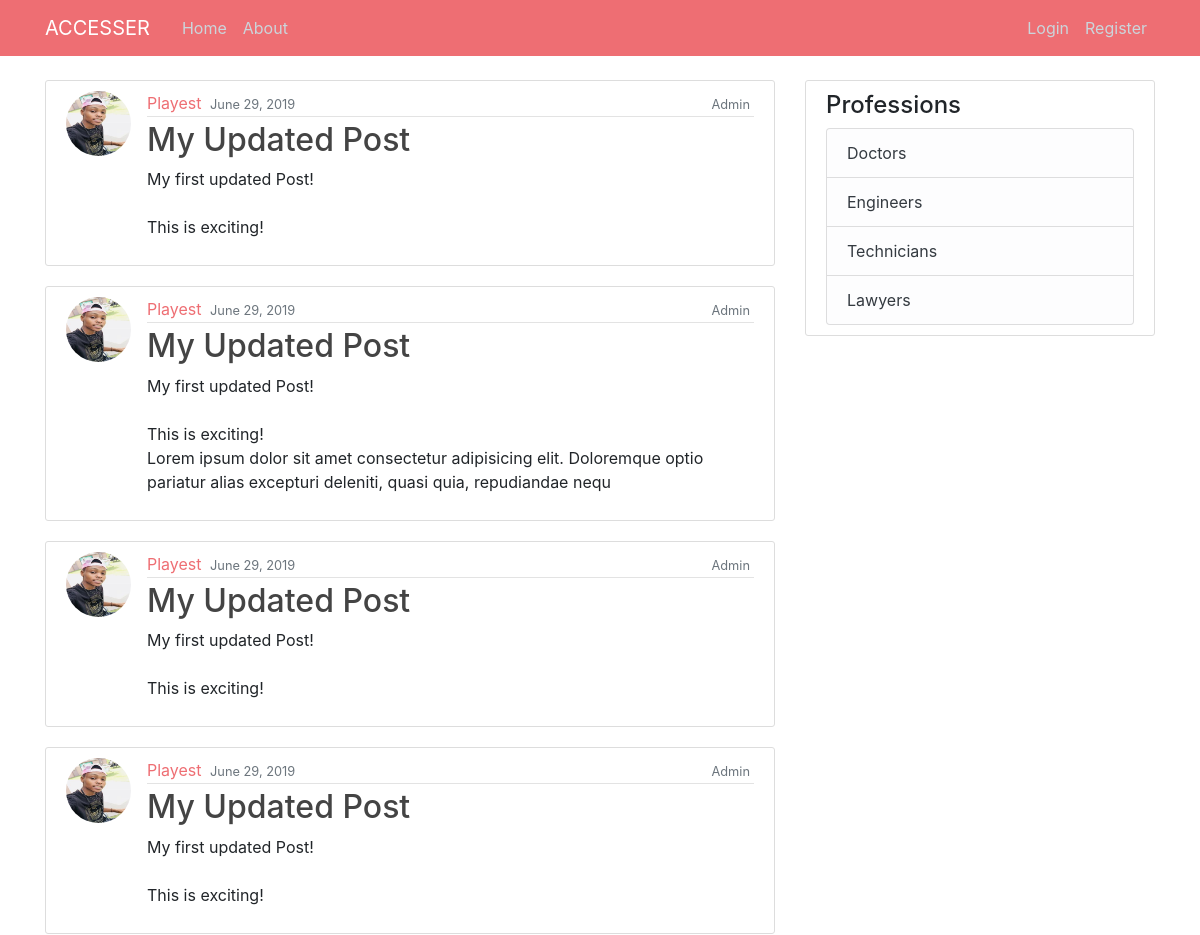
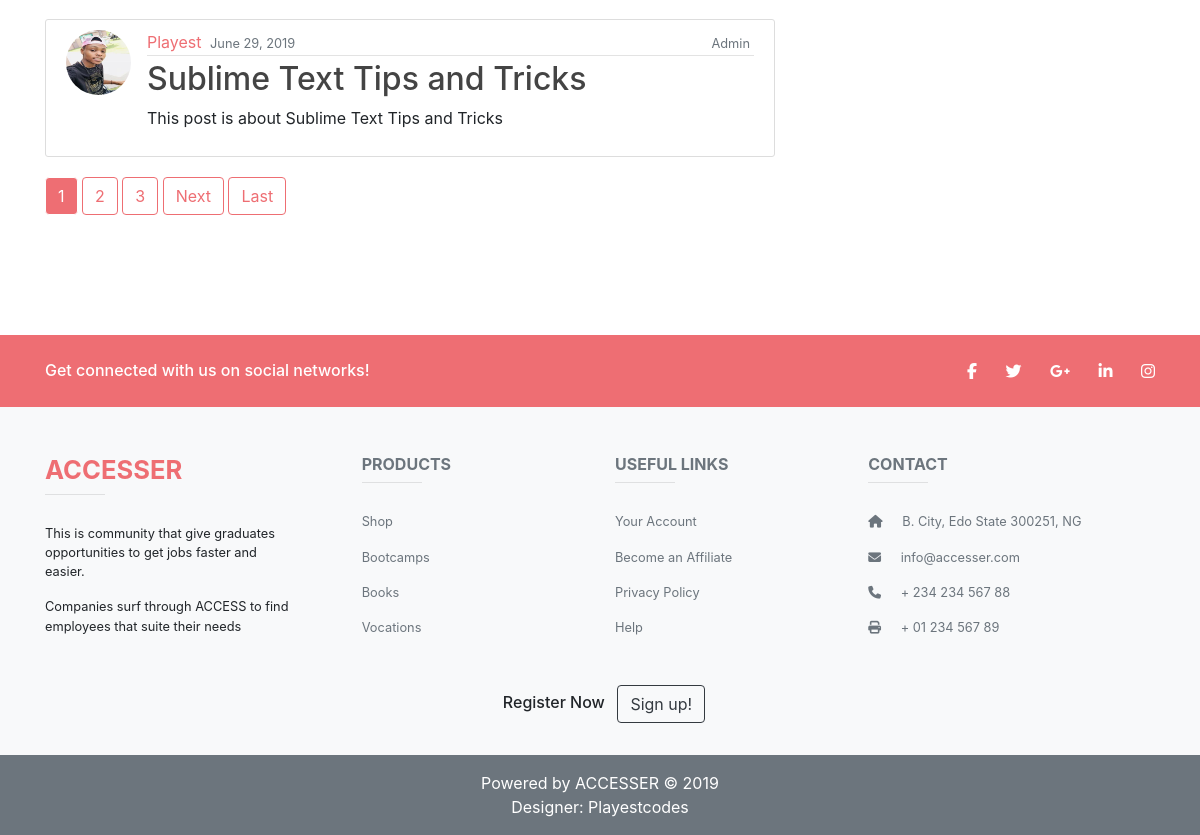
The page / on the database its author committed (2 pictures, top to bottom).
### blog/models.py (models this page shows, shortened)
class Post(models.Model):
 title = models.CharField(max_length=100)
 content = models.TextField()
 date_posted = models.DateTimeField(default=timezone.now)
 author = models.ForeignKey(User, on_delete=models.CASCADE, related_name="posts")

### users/models.py (models this page shows, shortened)
class Profile(models.Model):
    user = models.OneToOneField(User, on_delete=models.CASCADE, related_name = "profile", null=True, blank=True)
    first_name = models.CharField(max_length=50)
    last_name = models.CharField(max_length=50)
    age = models.PositiveIntegerField()
    university = models.CharField(max_length=100)
    course = models.CharField(max_length=100)
    city = models.CharField(max_length=50)
    state = models.CharField(max_length=50)
    country = models.CharField(max_length=50)
    phone_number = models.PositiveIntegerField()
    image = models.ImageField(default='default.jpg', upload_to='profile_pics')
    profession = models.ForeignKey(Profession, on_delete=models.CASCADE, related_name="profiles", null=True, blank=True)

class Profession(models.Model):
    name = models.CharField(max_length=30)
    class Meta:
        verbose_name = "Profession"
        verbose_name_plural = "Professions"
    def __str__(self):
        return self.name

### blog/views.py (the view)
# urls.py: path('', PostListView.as_view(), name='blog-home'),
class PostListView(ListView):
    model = Post
    template_name = 'blog/home.html'
    context_object_name = 'posts'
    ordering = ['-date_posted']
    paginate_by = 5
    def get_queryset(self):
        return super().get_queryset().filter(author__is_superuser = True)
    def get_context_data(self, **kwargs):
        context = super().get_context_data(**kwargs)
        context["professions"] = Profession.objects.all()
        return context

### blog/templates/blog/home.html (shortened to what this page needs)
{% extends "blog/base.html" %}
{% block content %}
    {% for post in posts %}
        <article class="media content-section">
          <img class="rounded-circle article-img" src="{{ post.author.profile.image.url }}">
          <div class="media-body">
            <div class="article-metadata">
              <a class="mr-1" href="{% url 'user-details' post.author.id %}" style="color: #ee6e73">
              {{ post.author }}</a>
              <small class="text-muted">{{ post.date_posted|date:"F d, Y" }}</small>
              <span class="text-muted mr-1 float-right">{% if post.author.is_superuser %}<small> Admin </small>{% endif %}</span>
            </div>
            <h2><a class="article-title" href="{% url 'post-detail' post.id %}">{{ post.title }}</a></h2>
            <p class="article-content">{{ post.content }}</p>
          </div>
        </article>
    {% endfor %}
    {% if is_paginated %}
      {% for num in page_obj.paginator.page_range %}
        {% if page_obj.number == num %}
          <a class="btn btn-info mb-4" href="?page={{ num }}">{{ num }}</a>
        {% elif num > page_obj.number|add:'-3' and num < page_obj.number|add:'3' %}
          <a class="btn btn-outline-info mb-4" href="?page={{ num }}">{{ num }}</a>
        {% endif %}
      {% endfor %}
      {% if page_obj.has_next %}
        <a class="btn btn-outline-info mb-4" href="?page={{ page_obj.next_page_number }}">Next</a>
        <a class="btn btn-outline-info mb-4" href="?page={{ page_obj.paginator.num_pages }}">Last</a>
      {% endif %}
    {% endif %}
{% endblock content %}

### blog/templates/blog/base.html (shortened to what this page needs)
{% load static %}
<!DOCTYPE html>
<html lang="en">
<head>
    <link rel="stylesheet" href="https://stackpath.bootstrapcdn.com/bootstrap/4.3.1/css/bootstrap.min.css"
>
    <link rel="stylesheet" type="text/css" href="{% static 'blog/main.css' %}">
</head>
<body style="display: flex; min-height: 100vh; flex-direction: column">
    <header class="site-header">
        <nav style="background-color: #ee6e73" class="navbar navbar-expand-md navbar-dark bg-steel fixed-top">
            <div class="container">
                <a class="navbar-brand mr-4" href="{% url 'blog-home' %}">ACCESSER</a>
                <div class="collapse navbar-collapse" id="navbarToggle">
                    <div class="navbar-nav mr-auto">
                        <a class="nav-item nav-link" href="{% url 'blog-home' %}">Home</a>
                        <a class="nav-item nav-link" href="{% url 'blog-about' %}">About</a>
                    </div>
                    <div class="navbar-nav">
                        {% if user.is_authenticated %}
                        <a class="nav-item nav-link" href="{% url 'user-details' request.user.id %}">Profile</a>
                        <a class="nav-item nav-link" href="{% url 'post-create' %}">New Post</a>
                        <a class="nav-item nav-link" href="{% url 'logout' %}">Logout</a>
                        {% else %}
                        <a class="nav-item nav-link" href="{% url 'login' %}">Login</a>
                        <a class="nav-item nav-link" href="{% url 'register' %}">Register</a>
                        {% endif %}
                    </div>
                </div>
            </div>
        </nav>
    </header>
    <main role="main" class="container mb-5" style="flex: 1 0 auto">
        <div class="row">
            <div class="col-md-8">
                {% block content %}{% endblock %}
            </div>
            <div class="col-md-4">
                <div class="content-section">
                    <h4>Professions</h4>
                    <ul class="list-group">
                        {% for profession in professions %}
                        <li class="list-group-item list-group-item-light"><a class="text-dark" href="{% url 'user-profession' profession %}">
                                {{profession}}s</a></li>
                        {% endfor %}
                    </ul>
                </div>
            </div>
        </div>
    </main>
    <footer class="page-footer blue-grey bg-light mt-5  lighten-5">
        <div style="background-color: #ee6e73;">
            <div class="container">
                <div class="row py-4 d-flex align-items-center text-white">
                    <div class="col-md-6 col-lg-5 text-center text-md-left mb-4 mb-md-0">
                        <h6 class="mb-0">Get connected with us on social networks!</h6>
                    </div>
                    <div class="col-md-6 col-lg-7 text-center text-md-right">
                        <a class="fb-ic" href="#">
                            <i class="fab fa-facebook-f text-white mr-4"> </i>
                        </a>
                        <a class="tw-ic" href="#">
                            <i class="fab fa-twitter text-white mr-4"> </i>
                        </a>
                        <a class="gplus-ic" href="#">
                            <i class="fab fa-google-plus-g text-white mr-4"> </i>
                        </a>
                        <a class="li-ic" href="#">
                            <i class="fab fa-linkedin-in text-white mr-4"> </i>
                        </a>
                        <a class="ins-ic" href="#">
                            <i class="fab fa-instagram text-white"> </i>
                        </a>
                    </div>
                </div>
            </div>
        </div>
        <div class="container text-center text-md-left mt-5 small">
            <div class="row mt-3 dark-grey-text">
                <div class="col-md-3 col-lg-4 col-xl-3 mb-4">
                    <h6 class="text-uppercase font-weight-bolder lead" style="color: #ee6e73; font-size: 2em">ACCESSER</h6>
                    <hr class="teal accent-3 mb-4 mt-0 d-inline-block mx-auto" style="width: 60px;">
                    <p>This is community that give graduates opportunities to get jobs faster and easier.</p>
                    <p>Companies surf through ACCESS to find employees that suite their needs</p>
                </div>
                <div class="col-md-2 col-lg-2 col-xl-2 mx-auto mb-4 text-secondary">
                    <h6 class="text-uppercase font-weight-bold">Products</h6>
                    <hr class="teal accent-3 mb-4 mt-0 d-inline-block mx-auto" style="width: 60px;">
                    <p>
                        <a class="text-secondary" href="#!">Shop</a>
                    </p>
                    <p>
                        <a class="text-secondary" href="#!">Bootcamps</a>
                    </p>
                    <p>
                        <a class="text-secondary" href="#!">Books</a>
                    </p>
                    <p>
                        <a class="text-secondary" href="#!">Vocations</a>
                    </p>
                </div>
                <div class="col-md-3 col-lg-2 col-xl-2 mx-auto mb-4 text-secondary">
                    <h6 class="text-uppercase font-weight-bold">Useful links</h6>
                    <hr class="teal accent-3 mb-4 mt-0 d-inline-block mx-auto" style="width: 60px;">
                    <p>
                        <a class="text-secondary" href="{% url 'profile' %}">Your Account</a>
                    </p>
                    <p>
                        <a class="text-secondary" href="#!">Become an Affiliate</a>
                    </p>
                    <p>
                        <a class="text-secondary" href="{% url 'blog-privacy' %}">Privacy Policy</a>
                    </p>
                    <p>
                        <a class="text-secondary" href="#!">Help</a>
                    </p>
                </div>
                <div class="col-md-4 col-lg-3 col-xl-3 mx-auto mb-md-0 mb-4 text-secondary">
                    <h6 class="text-uppercase font-weight-bold">Contact</h6>
                    <hr class="teal accent-3 mb-4 mt-0 d-inline-block mx-auto" style="width: 60px;">
                    <p>
                        <i class="fas fa-home mr-3"></i> B. City, Edo State 300251, NG</p>
                    <p>
                        <i class="fas fa-envelope mr-3"></i> info@accesser.com</p>
                    <p>
                        <i class="fas fa-phone mr-3"></i> + 234 234 567 88</p>
                    <p>
                        <i class="fas fa-print mr-3"></i> + 01 234 567 89</p>
                </div>
            </div>
        </div>
        <ul class="list-unstyled list-inline text-center py-2 mb-4">
            <li class="list-inline-item">
                    {% if user.is_authenticated %}
            </li>
            <li class="list-inline-item">
                <a href="{% url 'logout' %}" class="btn btn-outline-dark">Logout</a>
                {% else %}
                <li class="list-inline-item">
                        <h6>Register Now</h6>
                </li>
                <a href="{% url 'register' %}" class="btn btn-outline-dark">Sign up!</a>
                {% endif %}
            </li>
        </ul>
        <div class="footer-copyright text-center bg-secondary text-white py-3 lighten-4"> Powered by ACCESSER © 2019
            <br> Designer: <a class="text-white" href="#!">Playestcodes</a></div>
    </footer>
</body>
</html>

### blog/static/blog/main.css (style rules this page uses)
body { box-sizing: border-box; margin-top: 5rem; }
ul { margin: 0; }
.site-header .navbar-nav .nav-link { color: #cbd5db; }
.content-section { background: #ffffff; padding: 10px 20px; border: 1px solid #dddddd; border-radius: 3px; margin-bottom: 20px; }
.article-title { color: #444444; }
.article-content { white-space: pre-line; }
.article-img { height: 65px; width: 65px; margin-right: 16px; }
.article-metadata { padding-bottom: 1px; margin-bottom: 4px; border-bottom: 1px solid #e3e3e3 }
.btn-info { background-color: #ee6e73; color: white; border-color: white; }
.btn-outline-info { background-color: white; color: #ee6e73; border-color: #ee6e73; }

### rows shown on the page
Post: author.profile.image (picture), author "Playest", date_posted "June 29, 2019", shows "Admin", title "My Updated Post", content "My first updated Post! This is exciting!"
Post: author.profile.image (picture), author "Playest", date_posted "June 29, 2019", shows "Admin", title "My Updated Post", content "My first updated Post! This is exciting! Lorem ipsum dolor sit amet consectetur adipisicing elit. Doloremque optio pariatur alias excepturi deleniti, quasi quia, repudiandae nequ"
Post: author.profile.image (picture), author "Playest", date_posted "June 29, 2019", shows "Admin", title "My Updated Post", content "My first updated Post! This is exciting!"
Post: author.profile.image (picture), author "Playest", date_posted "June 29, 2019", shows "Admin", title "My Updated Post", content "My first updated Post! This is exciting!"
Post: author.profile.image (picture), author "Playest", date_posted "June 29, 2019", shows "Admin", title "Sublime Text Tips and Tricks", content "This post is about Sublime Text Tips and Tricks"
Profession: name "Doctor"
Profession: name "Engineer"
Profession: name "Technician"
Profession: name "Lawyer"

### other values the page prints
{{ num }} "1"
{{ num }} "2" "3"
